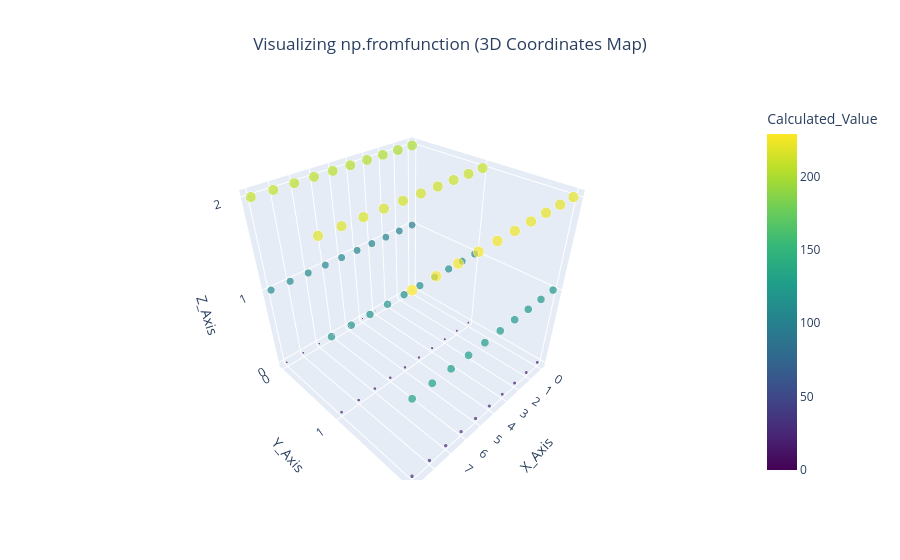

Write notebook code for a chart like this one.
### Code cell
## plotting this
import pandas as pd

# 2. Flatten the 3D grid into a clean coordinates DataFrame
# This gives us explicit columns for X, Y, Z, and the calculated Value

print(matrix_3d.shape)
z_indices, y_indices, x_indices = np.indices(matrix_3d.shape)
print(z_indices)
print(type(z_indices))
print(x_indices.flatten())
df = pd.DataFrame({
    'X_Axis': x_indices.flatten(),
    'Y_Axis': y_indices.flatten(),
    'Z_Axis': z_indices.flatten(),
    'Calculated_Value': matrix_3d.flatten()
})

df

# 3. Plot using Plotly Express 3D Scatter
fig = px.scatter_3d(
    df,
    x='X_Axis',
    y='Y_Axis',
    z='Z_Axis',
    color='Calculated_Value',      # Color of dots changes based on the function result
    size='Calculated_Value',       # Dots grow larger as the value increases
    size_max=18,                   # Limits the maximum size of the spheres
    title="Visualizing np.fromfunction (3D Coordinates Map)",
    color_continuous_scale="Viridis"
)

# 4. Clean up the structural layout view
fig.update_layout(
    title_x=0.5,
    scene=dict(
        xaxis=dict(dtick=1),       # Forces step intervals of 1 on grid axes
        yaxis=dict(dtick=1),
        zaxis=dict(dtick=1)
    )
)

fig.show()
#fig = px.line()

### Figure 1 — Plotly figure (JSON) as saved in the notebook; plotly's stock layout.template omitted (floating-point values rounded to 4 significant figures)
{"data": [{"hovertemplate": "X_Axis=%{x}<br>Y_Axis=%{y}<br>Z_Axis=%{z}<br>Calculated_Value=%{marker.color}<extra></extra>", "legendgroup": "", "marker": {"color": [0.0, 1.0, 2.0, 3.0, 4.0, 5.0, 6.0, 7.0, 8.0, 9.0, 10.0, 11.0, 12.0, 13.0, 14.0, 15.0, 16.0, 17.0, 18.0, 19.0, 20.0, 21.0, 22.0, 23.0, 24.0, 25.0, 26.0, 27.0, 28.0, 29.0, 100.0, 101.0, 102.0, 103.0, 104.0, 105.0, 106.0, 107.0, 108.0, 109.0, 110.0, 111.0, 112.0, 113.0, 114.0, 115.0, 116.0, 117.0, 118.0, 119.0, 120.0, 121.0, 122.0, 123.0, 124.0, 125.0, 126.0, 127.0, 128.0, 129.0, 200.0, 201.0, 202.0, 203.0, 204.0, 205.0, 206.0, 207.0, 208.0, 209.0, 210.0, 211.0, 212.0, 213.0, 214.0, 215.0, 216.0, 217.0, 218.0, 219.0, 220.0, 221.0, 222.0, 223.0, 224.0, 225.0, 226.0, 227.0, 228.0, 229.0], "coloraxis": "coloraxis", "size": [0.0, 1.0, 2.0, 3.0, 4.0, 5.0, 6.0, 7.0, 8.0, 9.0, 10.0, 11.0, 12.0, 13.0, 14.0, 15.0, 16.0, 17.0, 18.0, 19.0, 20.0, 21.0, 22.0, 23.0, 24.0, 25.0, 26.0, 27.0, 28.0, 29.0, 100.0, 101.0, 102.0, 103.0, 104.0, 105.0, 106.0, 107.0, 108.0, 109.0, 110.0, 111.0, 112.0, 113.0, 114.0, 115.0, 116.0, 117.0, 118.0, 119.0, 120.0, 121.0, 122.0, 123.0, 124.0, 125.0, 126.0, 127.0, 128.0, 129.0, 200.0, 201.0, 202.0, 203.0, 204.0, 205.0, 206.0, 207.0, 208.0, 209.0, 210.0, 211.0, 212.0, 213.0, 214.0, 215.0, 216.0, 217.0, 218.0, 219.0, 220.0, 221.0, 222.0, 223.0, 224.0, 225.0, 226.0, 227.0, 228.0, 229.0], "sizemode": "area", "sizeref": 0.7068, "symbol": "circle"}, "mode": "markers", "name": "", "scene": "scene", "showlegend": false, "type": "scatter3d", "x": [0, 1, 2, 3, 4, 5, 6, 7, 8, 9, 0, 1, 2, 3, 4, 5, 6, 7, 8, 9, 0, 1, 2, 3, 4, 5, 6, 7, 8, 9, 0, 1, 2, 3, 4, 5, 6, 7, 8, 9, 0, 1, 2, 3, 4, 5, 6, 7, 8, 9, 0, 1, 2, 3, 4, 5, 6, 7, 8, 9, 0, 1, 2, 3, 4, 5, 6, 7, 8, 9, 0, 1, 2, 3, 4, 5, 6, 7, 8, 9, 0, 1, 2, 3, 4, 5, 6, 7, 8, 9], "y": [0, 0, 0, 0, 0, 0, 0, 0, 0, 0, 1, 1, 1, 1, 1, 1, 1, 1, 1, 1, 2, 2, 2, 2, 2, 2, 2, 2, 2, 2, 0, 0, 0, 0, 0, 0, 0, 0, 0, 0, 1, 1, 1, 1, 1, 1, 1, 1, 1, 1, 2, 2, 2, 2, 2, 2, 2, 2, 2, 2, 0, 0, 0, 0, 0, 0, 0, 0, 0, 0, 1, 1, 1, 1, 1, 1, 1, 1, 1, 1, 2, 2, 2, 2, 2, 2, 2, 2, 2, 2], "z": [0, 0, 0, 0, 0, 0, 0, 0, 0, 0, 0, 0, 0, 0, 0, 0, 0, 0, 0, 0, 0, 0, 0, 0, 0, 0, 0, 0, 0, 0, 1, 1, 1, 1, 1, 1, 1, 1, 1, 1, 1, 1, 1, 1, 1, 1, 1, 1, 1, 1, 1, 1, 1, 1, 1, 1, 1, 1, 1, 1, 2, 2, 2, 2, 2, 2, 2, 2, 2, 2, 2, 2, 2, 2, 2, 2, 2, 2, 2, 2, 2, 2, 2, 2, 2, 2, 2, 2, 2, 2]}], "layout": {"coloraxis": {"colorbar": {"title": {"text": "Calculated_Value"}}, "colorscale": [[0, "#440154"], [0.1111, "#482878"], [0.2222, "#3e4989"], [0.3333, "#31688e"], [0.4444, "#26828e"], [0.5556, "#1f9e89"], [0.6667, "#35b779"], [0.7778, "#6ece58"], [0.8889, "#b5de2b"], [1, "#fde725"]]}, "legend": {"itemsizing": "constant", "tracegroupgap": 0}, "scene": {"domain": {"x": [0, 1], "y": [0, 1]}, "xaxis": {"dtick": 1, "title": {"text": "X_Axis"}}, "yaxis": {"dtick": 1, "title": {"text": "Y_Axis"}}, "zaxis": {"dtick": 1, "title": {"text": "Z_Axis"}}}, "title": {"text": "Visualizing np.fromfunction (3D Coordinates Map)", "x": 0.5}}}
